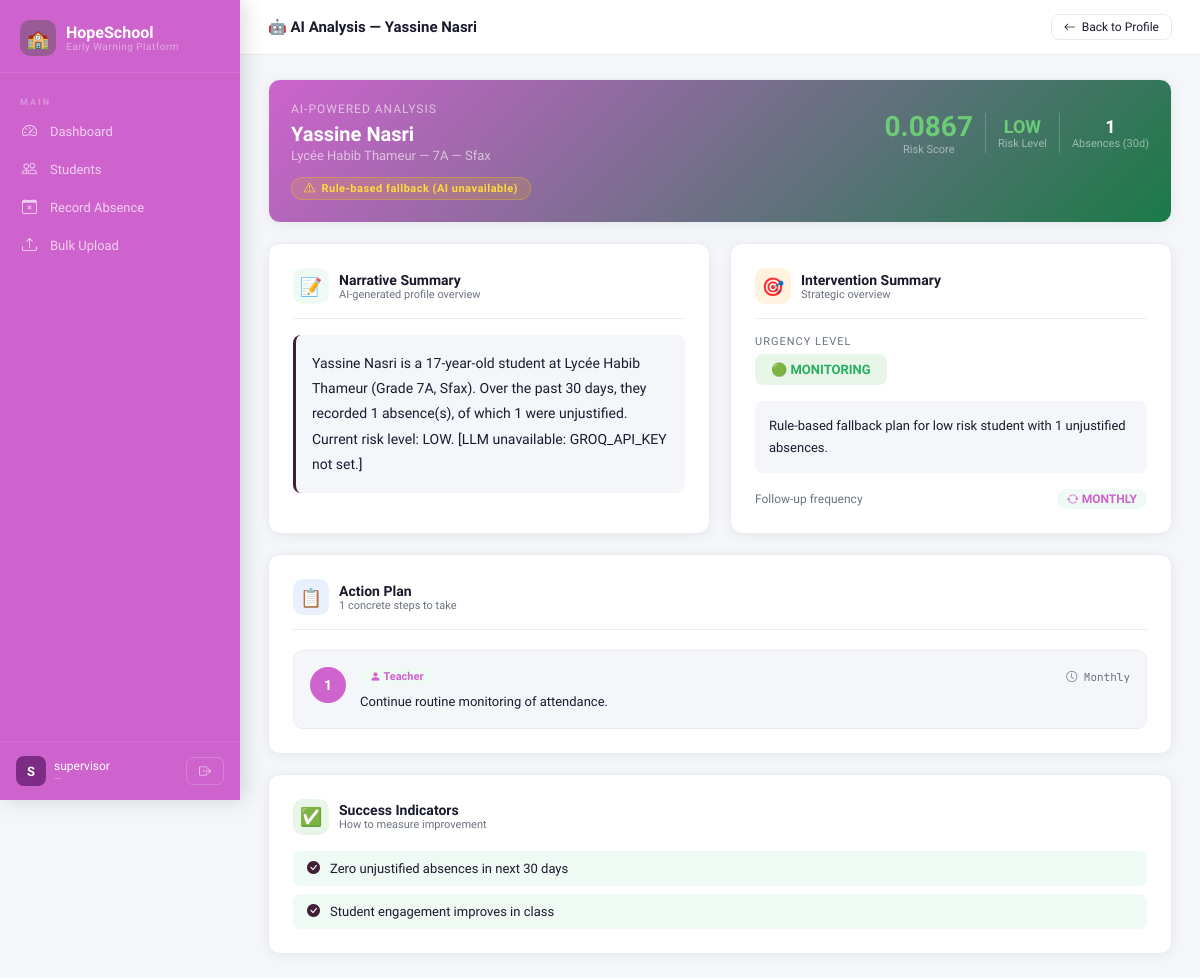
The page /students/1/ai-analysis/ (signed in) on the database its author committed.
### earlywarning/models.py (models this page shows, shortened)
class Student(models.Model):
    first_name    = models.CharField(max_length=100)
    last_name     = models.CharField(max_length=100)
    date_of_birth = models.DateField()
    school        = models.CharField(max_length=200)
    grade         = models.CharField(max_length=20)
    region        = models.CharField(max_length=50, choices=REGION_CHOICES, default='tunis')
    status        = models.CharField(max_length=20, choices=STATUS_CHOICES, default='active')
    created_at    = models.DateTimeField(auto_now_add=True)
    updated_at    = models.DateTimeField(auto_now=True)
    class Meta:
        ordering = ['last_name', 'first_name']
        indexes = [models.Index(fields=['school', 'grade']),
                   models.Index(fields=['region'])]
    def __str__(self):
        return f"{self.first_name} {self.last_name} ({self.school} — {self.grade})"
    @property
    def age(self):
        today = date.today()
        return today.year - self.date_of_birth.year - (
            (today.month, today.day) < (self.date_of_birth.month, self.date_of_birth.day)
        )
    @property
    def recent_absence_count(self):
        cutoff = date.today() - timezone.timedelta(days=30)
        return self.absences.filter(date__gte=cutoff, justified=False).count()
    @property
    def current_risk_level(self):
        score = self.risk_scores.order_by('-computed_at').first()
        return score.level if score else 'low'

class RiskScore(models.Model):
    student      = models.ForeignKey(Student, on_delete=models.CASCADE, related_name='risk_scores')
    score        = models.FloatField()
    level        = models.CharField(max_length=10, choices=RISK_LEVEL_CHOICES)
    explanation  = models.TextField()
    computed_at  = models.DateField()
    computed_by  = models.ForeignKey(User, on_delete=models.SET_NULL, null=True, blank=True)
    class Meta:
        ordering = ['-computed_at']

### earlywarning/views.py (the view)
# urls.py: path('students/<int:pk>/ai-analysis/', views.ai_analysis, name='ai_analysis'),
@login_required
@role_required('supervisor', 'admin')
def ai_analysis(request, pk):
    from earlywarning.services import LLMService
    student = get_object_or_404(Student, pk=pk)
    latest  = student.risk_scores.order_by('-computed_at').first()
    if not latest:
        messages.error(request, "Please compute a risk score first before running AI analysis.")
        return redirect('student_detail', pk=pk)
    llm       = LLMService()
    narrative = llm.generate_narrative(student)
    plan      = llm.generate_intervention_plan(student)
    is_llm    = not plan.get('fallback') and not plan.get('parse_error')
    AuditLog.log('risk_computed', user=request.user, student=student,
                 detail=f"AI analysis viewed (llm={is_llm})", request=request)
    return render(request, 'earlywarning/ai_analysis.html', {
        'student':   student,
        'narrative': narrative,
        'plan':      plan,
        'is_llm':    is_llm,
        'latest':    latest,
    })

### earlywarning/templates/earlywarning/ai_analysis.html (shortened to what this page needs)
{% extends 'earlywarning/base.html' %}
{% block page_title %}🤖 AI Analysis — {{ student.first_name }} {{ student.last_name }}{% endblock %}
{% block topbar_actions %}
  <a href="{% url 'student_detail' student.pk %}" class="btn btn-outline btn-sm"><i class="bi bi-arrow-left"></i> Back to Profile</a>
{% endblock %}
{% block content %}
<div class="card" style="padding:22px;margin-bottom:20px;background:linear-gradient(135deg,var(--green) 0%,#1a7a47 100%)">
  <div style="display:flex;justify-content:space-between;align-items:center;flex-wrap:wrap;gap:12px">
    <div>
      <div style="font-size:12px;color:rgba(255,255,255,0.6);letter-spacing:1px;text-transform:uppercase;margin-bottom:6px">
        AI-Powered Analysis
      </div>
      <div style="font-size:20px;font-weight:700;color:#fff">
        {{ student.first_name }} {{ student.last_name }}
      </div>
      <div style="font-size:13px;color:rgba(255,255,255,0.6);margin-top:2px">
        {{ student.school }} — {{ student.grade }} — {{ student.get_region_display }}
      </div>
    </div>
    <div style="display:flex;gap:12px;align-items:center">
      <div style="text-align:center">
        <div style="font-size:28px;font-weight:700;color:{% if latest.level == 'high' %}#ff6b6b{% elif latest.level == 'medium' %}#ffd93d{% else %}#6bcb77{% endif %}">
          {{ latest.score }}
        </div>
        <div style="font-size:11px;color:rgba(255,255,255,0.5)">Risk Score</div>
      </div>
      <div style="text-align:center">
        <div style="font-size:18px;font-weight:700;color:{% if latest.level == 'high' %}#ff6b6b{% elif latest.level == 'medium' %}#ffd93d{% else %}#6bcb77{% endif %}">
          {{ latest.level|upper }}
        </div>
        <div style="font-size:11px;color:rgba(255,255,255,0.5)">Risk Level</div>
      </div>
      <div style="text-align:center">
        <div style="font-size:18px;font-weight:700;color:#fff">{{ student.recent_absence_count }}</div>
        <div style="font-size:11px;color:rgba(255,255,255,0.5)">Absences (30d)</div>
      </div>
    </div>
  </div>
  <div style="margin-top:14px">
    {% if is_llm %}
    <span style="display:inline-flex;align-items:center;gap:6px;background:rgba(255,255,255,0.15);border:1px solid rgba(255,255,255,0.2);color:#fff;font-size:11px;font-weight:600;letter-spacing:0.5px;padding:4px 12px;border-radius:50px">
      <span style="width:7px;height:7px;border-radius:50%;background:#6bcb77;display:inline-block;animation:pulse 1.5s infinite"></span>
      Generated by Groq AI (Llama 3.3)
    </span>
    {% else %}
    <span style="display:inline-flex;align-items:center;gap:6px;background:rgba(255,200,0,0.15);border:1px solid rgba(255,200,0,0.3);color:#ffd93d;font-size:11px;font-weight:600;letter-spacing:0.5px;padding:4px 12px;border-radius:50px">
      <i class="bi bi-exclamation-triangle"></i>
      Rule-based fallback (AI unavailable)
    </span>
    {% endif %}
  </div>
</div>
<div style="display:grid;grid-template-columns:1fr 1fr;gap:20px">
  <div class="card" style="padding:24px">
    <div style="display:flex;align-items:center;gap:10px;margin-bottom:16px;padding-bottom:14px;border-bottom:1px solid var(--border)">
      <div style="width:36px;height:36px;border-radius:10px;background:var(--green-pale);display:flex;align-items:center;justify-content:center;font-size:18px">📝</div>
      <div>
        <div style="font-size:14px;font-weight:700">Narrative Summary</div>
        <div style="font-size:11px;color:var(--muted)">AI-generated profile overview</div>
      </div>
    </div>
    <div style="font-size:14px;line-height:1.8;color:var(--text);padding:16px;background:var(--bg);border-radius:8px;border-left:3px solid var(--green-light)">
      {{ narrative }}
    </div>
  </div>
  <div class="card" style="padding:24px">
    <div style="display:flex;align-items:center;gap:10px;margin-bottom:16px;padding-bottom:14px;border-bottom:1px solid var(--border)">
      <div style="width:36px;height:36px;border-radius:10px;background:#fff3e0;display:flex;align-items:center;justify-content:center;font-size:18px">🎯</div>
      <div>
        <div style="font-size:14px;font-weight:700">Intervention Summary</div>
        <div style="font-size:11px;color:var(--muted)">Strategic overview</div>
      </div>
    </div>
    <div style="margin-bottom:16px">
      <div style="font-size:11px;color:var(--muted);text-transform:uppercase;letter-spacing:1px;margin-bottom:6px">Urgency Level</div>
      <span style="display:inline-flex;align-items:center;gap:8px;padding:8px 16px;border-radius:8px;font-size:13px;font-weight:700;
        {% if plan.urgency == 'immediate' %}background:#fdecea;color:#c0392b{% elif plan.urgency == 'short_term' %}background:#fff3e0;color:#d35400{% else %}background:#e8f5e9;color:#27ae60{% endif %}">
        {% if plan.urgency == 'immediate' %}🔴{% elif plan.urgency == 'short_term' %}🟡{% else %}🟢{% endif %}
        {% if plan.urgency == 'immediate' %}IMMEDIATE{% elif plan.urgency == 'short_term' %}SHORT TERM{% else %}MONITORING{% endif %}
      </span>
    </div>
    <div style="font-size:13px;line-height:1.7;color:var(--text);padding:14px;background:var(--bg);border-radius:8px;margin-bottom:16px">
      {{ plan.summary }}
    </div>
    <div style="margin-top:14px;display:flex;justify-content:space-between;align-items:center">
      <span style="font-size:12px;color:var(--muted)">Follow-up frequency</span>
      <span style="font-size:12px;font-weight:600;color:var(--green);background:var(--green-pale);padding:3px 10px;border-radius:20px">
        <i class="bi bi-arrow-repeat"></i> {{ plan.follow_up_frequency|upper }}
      </span>
    </div>
  </div>
</div>
{% if plan.actions %}
<div class="card" style="padding:24px;margin-top:20px">
  <div style="display:flex;align-items:center;gap:10px;margin-bottom:20px;padding-bottom:14px;border-bottom:1px solid var(--border)">
    <div style="width:36px;height:36px;border-radius:10px;background:#e8f0fe;display:flex;align-items:center;justify-content:center;font-size:18px">📋</div>
    <div>
      <div style="font-size:14px;font-weight:700">Action Plan</div>
      <div style="font-size:11px;color:var(--muted)">{{ plan.actions|length }} concrete steps to take</div>
    </div>
  </div>
  <div style="display:flex;flex-direction:column;gap:12px">
  {% for action in plan.actions %}
  <div style="display:flex;gap:14px;padding:16px;background:var(--bg);border-radius:10px;border:1px solid var(--border);transition:box-shadow 0.2s" onmouseover="this.style.boxShadow='0 4px 12px rgba(0,0,0,0.08)'" onmouseout="this.style.boxShadow='none'">
    <div style="width:36px;height:36px;border-radius:50%;background:var(--green);color:#fff;display:flex;align-items:center;justify-content:center;font-size:14px;font-weight:700;flex-shrink:0">
      {{ action.step }}
    </div>
    <div style="flex:1">
      <div style="display:flex;justify-content:space-between;align-items:center;margin-bottom:6px;flex-wrap:wrap;gap:6px">
        <span style="font-size:11px;font-weight:700;padding:3px 10px;border-radius:20px;
          {% if action.actor == 'Counselor' %}background:#e8f0fe;color:#1565c0
          {% elif action.actor == 'Family' %}background:#f3e5f5;color:#6a1b9a
          {% elif action.actor == 'Admin' %}background:#fdecea;color:#c0392b
          {% else %}background:var(--green-pale);color:var(--green){% endif %}">
          <i class="bi bi-person-fill"></i> {{ action.actor }}
        </span>
        <span style="font-size:11px;color:var(--muted);font-family:'JetBrains Mono',monospace">
          <i class="bi bi-clock"></i> {{ action.deadline }}
        </span>
      </div>
      <div style="font-size:13px;color:var(--text);line-height:1.5">{{ action.action }}</div>
    </div>
  </div>
  {% endfor %}
  </div>
</div>
{% endif %}
{% if plan.success_indicators %}
<div class="card" style="padding:24px;margin-top:20px">
  <div style="display:flex;align-items:center;gap:10px;margin-bottom:16px">
    <div style="width:36px;height:36px;border-radius:10px;background:#e8f5e9;display:flex;align-items:center;justify-content:center;font-size:18px">✅</div>
    <div>
      <div style="font-size:14px;font-weight:700">Success Indicators</div>
      <div style="font-size:11px;color:var(--muted)">How to measure improvement</div>
    </div>
  </div>
  <div style="display:flex;flex-direction:column;gap:8px">
  {% for indicator in plan.success_indicators %}
  <div style="display:flex;align-items:center;gap:10px;padding:10px 14px;background:var(--green-pale);border-radius:8px;font-size:13px">
    <i class="bi bi-check-circle-fill" style="color:var(--green-light);flex-shrink:0"></i>
    {{ indicator }}
  </div>
  {% endfor %}
  </div>
</div>
{% endif %}
{% endblock %}

### earlywarning/templates/earlywarning/base.html (shortened to what this page needs)
<!DOCTYPE html>
<html lang="en">
<head>
<link href="https://cdn.jsdelivr.net/npm/bootstrap-icons@1.11.0/font/bootstrap-icons.css" rel="stylesheet">
</head>
<body>
{% if user.is_authenticated %}
<div class="sidebar">
  <div class="sidebar-brand">
    <div class="logo-icon">🏫</div>
    <div>
      <div class="logo-text">HopeSchool</div>
      <div class="logo-sub">Early Warning Platform</div>
    </div>
  </div>
  <nav class="sidebar-nav">
    <div class="nav-section-label">Main</div>
    <a class="nav-item {% if request.resolver_match.url_name == 'dashboard' %}active{% endif %}" href="{% url 'dashboard' %}">
      <i class="bi bi-speedometer2"></i> Dashboard
    </a>
    <a class="nav-item {% if 'student' in request.resolver_match.url_name %}active{% endif %}" href="{% url 'student_list' %}">
      <i class="bi bi-people"></i> Students
    </a>
    <a class="nav-item" href="{% url 'absence_create' %}">
      <i class="bi bi-calendar-x"></i> Record Absence
    </a>
    <a class="nav-item" href="{% url 'bulk_upload' %}">
      <i class="bi bi-upload"></i> Bulk Upload
    </a>
  </nav>
  <div class="sidebar-footer">
    <div class="avatar">{{ user.username|first|upper }}</div>
    <div class="user-info">
      <div class="user-name">{{ user.username }}</div>
      <div class="user-role">{{ role|default:"—" }}</div>
    </div>
    <a href="{% url 'logout' %}" class="logout-btn" title="Logout">
      <i class="bi bi-box-arrow-right"></i>
    </a>
  </div>
</div>
<div class="main">
  <div class="topbar">
    <span class="topbar-title">{% block page_title %}{% endblock %}</span>
    <div class="topbar-actions">
      {% block topbar_actions %}{% endblock %}
    </div>
  </div>
  <div class="page-body">
{% else %}
<div>
{% endif %}
{% block content %}{% endblock %}
{% if user.is_authenticated %}
  </div>
</div>
{% else %}
</div>
{% endif %}
</body>
</html>

### rows shown on the page
Student: first_name "Yassine", last_name "Nasri", school "Lycée Habib Thameur", grade "7A", region "Sfax", recent_absence_count "1"
RiskScore: score "0.0867", level "LOW"

### other values the page prints
{{ user.username|first|upper }} "S"
{{ user.username }} "supervisor"
{{ role|default:"—" }} "—"
{{ plan.summary }} "Rule-based fallback plan for low risk student with 1 unjustified absences."
{{ plan.follow_up_frequency|upper }} "MONTHLY"
{{ plan.actions|length }} "1"
{{ action.step }} "1"
{{ action.actor }} "Teacher"
{{ action.deadline }} "Monthly"
{{ action.action }} "Continue routine monitoring of attendance."
{{ indicator }} "Zero unjustified absences in next 30 days" "Student engagement improves in class"
